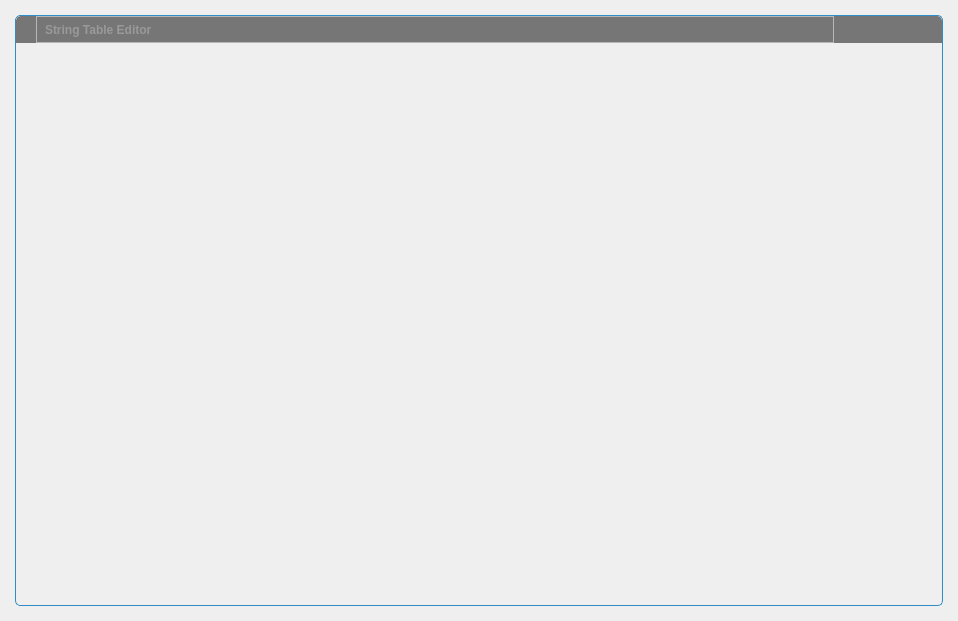
<?xml version="1.0" encoding="UTF-8"?>
<ui version="4.0">
 <class>FramelessWindow</class>
 <widget class="QWidget" name="FramelessWindow">
  <property name="geometry">
   <rect>
    <x>0</x>
    <y>0</y>
    <width>958</width>
    <height>621</height>
   </rect>
  </property>
  <property name="windowTitle">
   <string/>
  </property>
  <property name="autoFillBackground">
   <bool>false</bool>
  </property>
  <layout class="QVBoxLayout" name="verticalLayout_2">
   <property name="spacing">
    <number>0</number>
   </property>
   <property name="sizeConstraint">
    <enum>QLayout::SetNoConstraint</enum>
   </property>
   <property name="leftMargin">
    <number>15</number>
   </property>
   <property name="topMargin">
    <number>15</number>
   </property>
   <property name="rightMargin">
    <number>15</number>
   </property>
   <property name="bottomMargin">
    <number>15</number>
   </property>
   <item>
    <widget class="QWidget" name="windowFrame" native="true">
     <property name="sizePolicy">
      <sizepolicy hsizetype="Preferred" vsizetype="Preferred">
       <horstretch>0</horstretch>
       <verstretch>0</verstretch>
      </sizepolicy>
     </property>
     <property name="autoFillBackground">
      <bool>false</bool>
     </property>
     <property name="styleSheet">
      <string notr="true">#windowFrame{border:1px solid palette(highlight); border-radius:5px 5px 5px 5px; background-color:palette(Window);}</string>
     </property>
     <layout class="QVBoxLayout" name="verticalLayout">
      <property name="spacing">
       <number>0</number>
      </property>
      <property name="sizeConstraint">
       <enum>QLayout::SetNoConstraint</enum>
      </property>
      <property name="leftMargin">
       <number>1</number>
      </property>
      <property name="topMargin">
       <number>1</number>
      </property>
      <property name="rightMargin">
       <number>1</number>
      </property>
      <property name="bottomMargin">
       <number>1</number>
      </property>
      <item>
       <widget class="WindowDragger" name="windowTitlebar" native="true">
        <property name="sizePolicy">
         <sizepolicy hsizetype="Preferred" vsizetype="Fixed">
          <horstretch>0</horstretch>
          <verstretch>0</verstretch>
         </sizepolicy>
        </property>
        <property name="minimumSize">
         <size>
          <width>0</width>
          <height>0</height>
         </size>
        </property>
        <property name="autoFillBackground">
         <bool>false</bool>
        </property>
        <property name="styleSheet">
         <string notr="true">#windowTitlebar{border: 0px none palette(base); border-top-left-radius:5px; border-top-right-radius:5px; background-color:palette(shadow); height:20px;}</string>
        </property>
        <layout class="QHBoxLayout" name="horizontalLayout" stretch="0,0,1,0,0,0,0">
         <property name="spacing">
          <number>0</number>
         </property>
         <property name="leftMargin">
          <number>0</number>
         </property>
         <property name="topMargin">
          <number>0</number>
         </property>
         <property name="rightMargin">
          <number>0</number>
         </property>
         <property name="bottomMargin">
          <number>0</number>
         </property>
         <item>
          <widget class="QLabel" name="spacer">
           <property name="minimumSize">
            <size>
             <width>4</width>
             <height>0</height>
            </size>
           </property>
           <property name="maximumSize">
            <size>
             <width>4</width>
             <height>16777215</height>
            </size>
           </property>
          </widget>
         </item>
         <item>
          <widget class="QLabel" name="icon">
           <property name="minimumSize">
            <size>
             <width>16</width>
             <height>16</height>
            </size>
           </property>
           <property name="maximumSize">
            <size>
             <width>16</width>
             <height>16</height>
            </size>
           </property>
           <property name="contextMenuPolicy">
            <enum>Qt::NoContextMenu</enum>
           </property>
           <property name="styleSheet">
            <string notr="true">#icon {background-color:palette(shadow);}</string>
           </property>
          </widget>
         </item>
         <item>
          <widget class="QLabel" name="titleText">
           <property name="sizePolicy">
            <sizepolicy hsizetype="Preferred" vsizetype="Preferred">
             <horstretch>0</horstretch>
             <verstretch>0</verstretch>
            </sizepolicy>
           </property>
           <property name="font">
            <font>
             <weight>75</weight>
             <bold>true</bold>
            </font>
           </property>
           <property name="styleSheet">
            <string notr="true">  padding-left:5px;
  color:rgb(153,153,153);</string>
           </property>
           <property name="frameShape">
            <enum>QFrame::StyledPanel</enum>
           </property>
           <property name="text">
            <string>String Table Editor</string>
           </property>
           <property name="alignment">
            <set>Qt::AlignLeading|Qt::AlignLeft|Qt::AlignVCenter</set>
           </property>
          </widget>
         </item>
         <item>
          <widget class="QToolButton" name="minimizeButton">
           <property name="font">
            <font>
             <weight>75</weight>
             <bold>true</bold>
            </font>
           </property>
           <property name="styleSheet">
            <string notr="true">#minimizeButton{
  background-color:none;
  border:none;
  width:16px;
  height:16px;
  padding:4px;
  image:url(:/images/icon_window_minimize.png);
}
#minimizeButton:hover{
  background-color:palette(alternate-base);
}
#minimizeButton:pressed{
  background-color:palette(highlight);
}</string>
           </property>
           <property name="text">
            <string/>
           </property>
          </widget>
         </item>
         <item>
          <widget class="QToolButton" name="restoreButton">
           <property name="styleSheet">
            <string notr="true">#restoreButton{
  background-color:none;
  border:none;
  width:16px;
  height:16px;
  padding:4px;
  image:url(:/images/icon_window_restore.png);
}
#restoreButton:hover{
  background-color:palette(alternate-base);
}
#restoreButton:pressed{
  background-color:palette(highlight);
}</string>
           </property>
           <property name="text">
            <string/>
           </property>
          </widget>
         </item>
         <item>
          <widget class="QToolButton" name="maximizeButton">
           <property name="styleSheet">
            <string notr="true">#maximizeButton{
  background-color:none;
  border:none;
  width:16px;
  height:16px;
  padding:4px;
  image:url(:/images/icon_window_maximize.png);
}
#maximizeButton:hover{
  background-color:palette(alternate-base);
}
##maximizeButton:pressed{
  background-color:palette(highlight);
}</string>
           </property>
           <property name="text">
            <string/>
           </property>
          </widget>
         </item>
         <item>
          <widget class="QToolButton" name="closeButton">
           <property name="font">
            <font>
             <weight>75</weight>
             <bold>true</bold>
            </font>
           </property>
           <property name="styleSheet">
            <string notr="true">#closeButton{
  background-color:none;
  border:none;
  width:16px;
  height:16px;
  padding:4px;
  image:url(:/images/icon_window_close.png);
  border-top-right-radius: 5px;
}
#closeButton:hover{
  background-color:palette(alternate-base);
}
##closeButton:pressed{
  background-color:palette(highlight);
}</string>
           </property>
          </widget>
         </item>
        </layout>
       </widget>
      </item>
      <item>
       <widget class="QWidget" name="windowContent" native="true">
        <property name="autoFillBackground">
         <bool>false</bool>
        </property>
        <property name="styleSheet">
         <string notr="true">#windowContent{
  border: 0px none palette(base);
  border-radius:0px 0px 5px 5px;
}</string>
        </property>
       </widget>
      </item>
     </layout>
    </widget>
   </item>
  </layout>
 </widget>
 <layoutdefault spacing="6" margin="11"/>
 <customwidgets>
  <customwidget>
   <class>WindowDragger</class>
   <extends>QWidget</extends>
   <header>windowdragger.h</header>
   <container>1</container>
  </customwidget>
 </customwidgets>
 <resources/>
 <connections/>
</ui>
